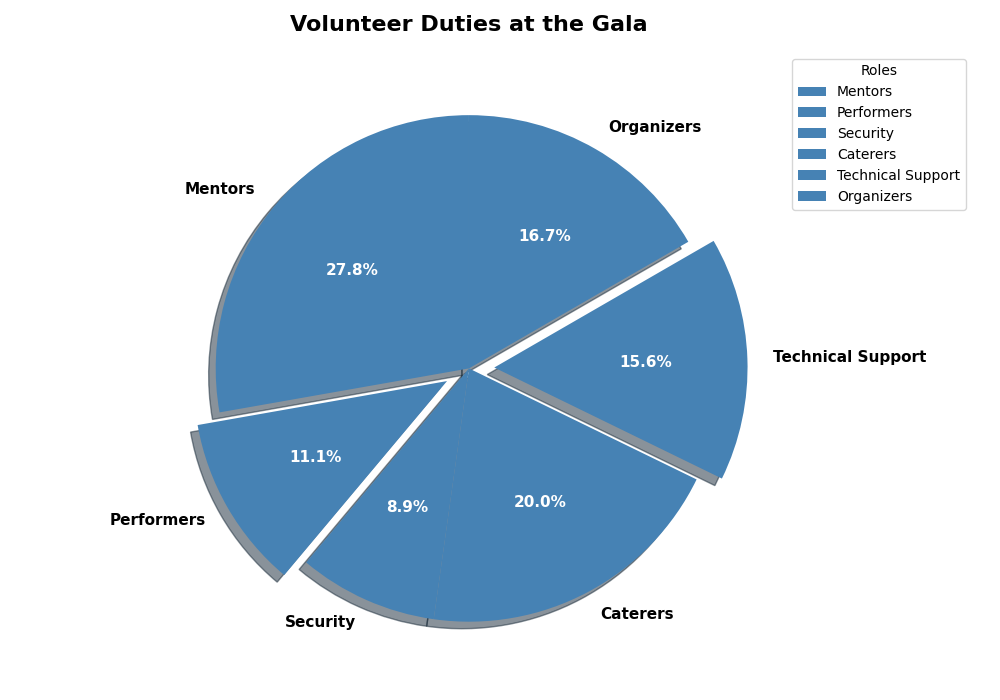

The Python source for this figure:
import matplotlib.pyplot as plt

volunteer_roles = ['Mentors', 'Performers', 'Security', 'Caterers', 'Technical Support', 'Organizers']
volunteer_counts = [25, 10, 8, 18, 14, 15]

single_color = ['#4682B4']

fig, ax = plt.subplots(figsize=(10, 7))

explode = (0, 0.1, 0, 0, 0.1, 0)

wedges, texts, autotexts = ax.pie(
    volunteer_counts,
    labels=volunteer_roles,
    colors=single_color * len(volunteer_roles),
    autopct='%1.1f%%',
    startangle=90,
    explode=explode,
    shadow=True
)

for text in texts:
    text.set_fontsize(11)
    text.set_fontweight('bold')

for autotext in autotexts:
    autotext.set_fontsize(11)
    autotext.set_color('white')
    autotext.set_fontweight('bold')

ax.set_title(
    "Volunteer Duties at the Gala",
    fontsize=16, fontweight='bold', pad=15
)

ax.legend(
    wedges, volunteer_roles,
    title="Roles",
    loc="upper left",
    bbox_to_anchor=(1, 0, 0.5, 1)
)

plt.tight_layout()

plt.show()
